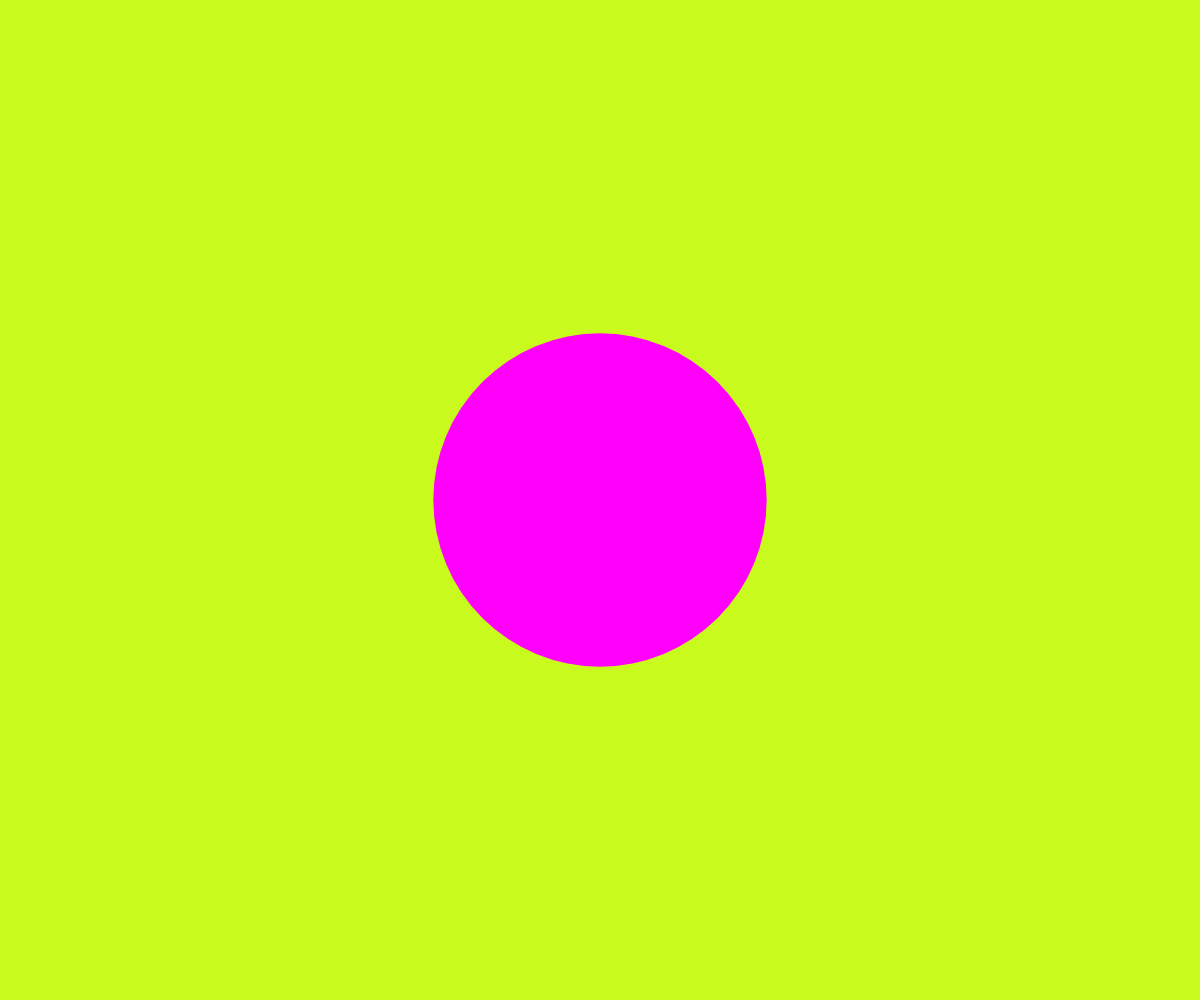
Frame 1 (no input)
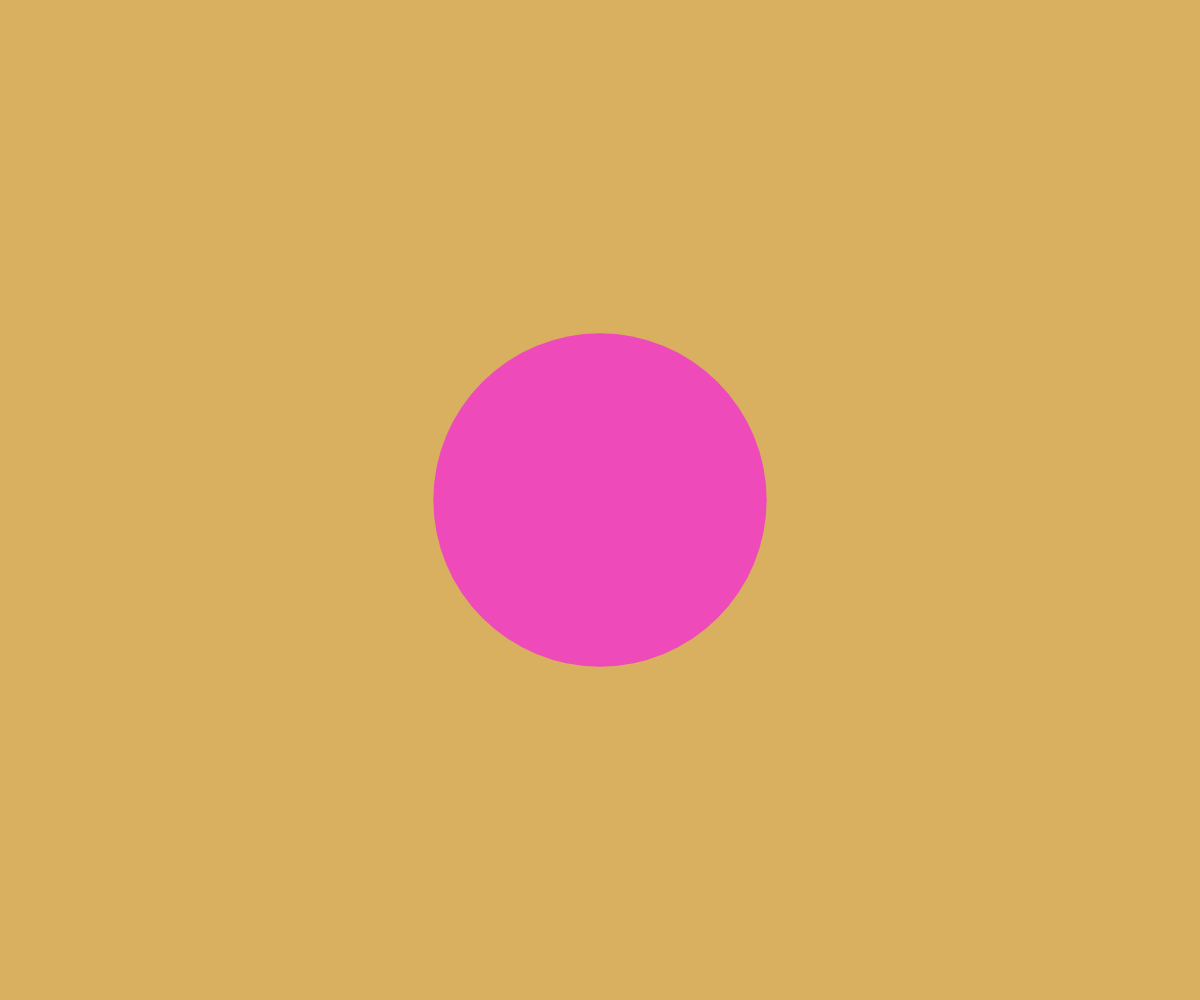
Frame 60 (no input)
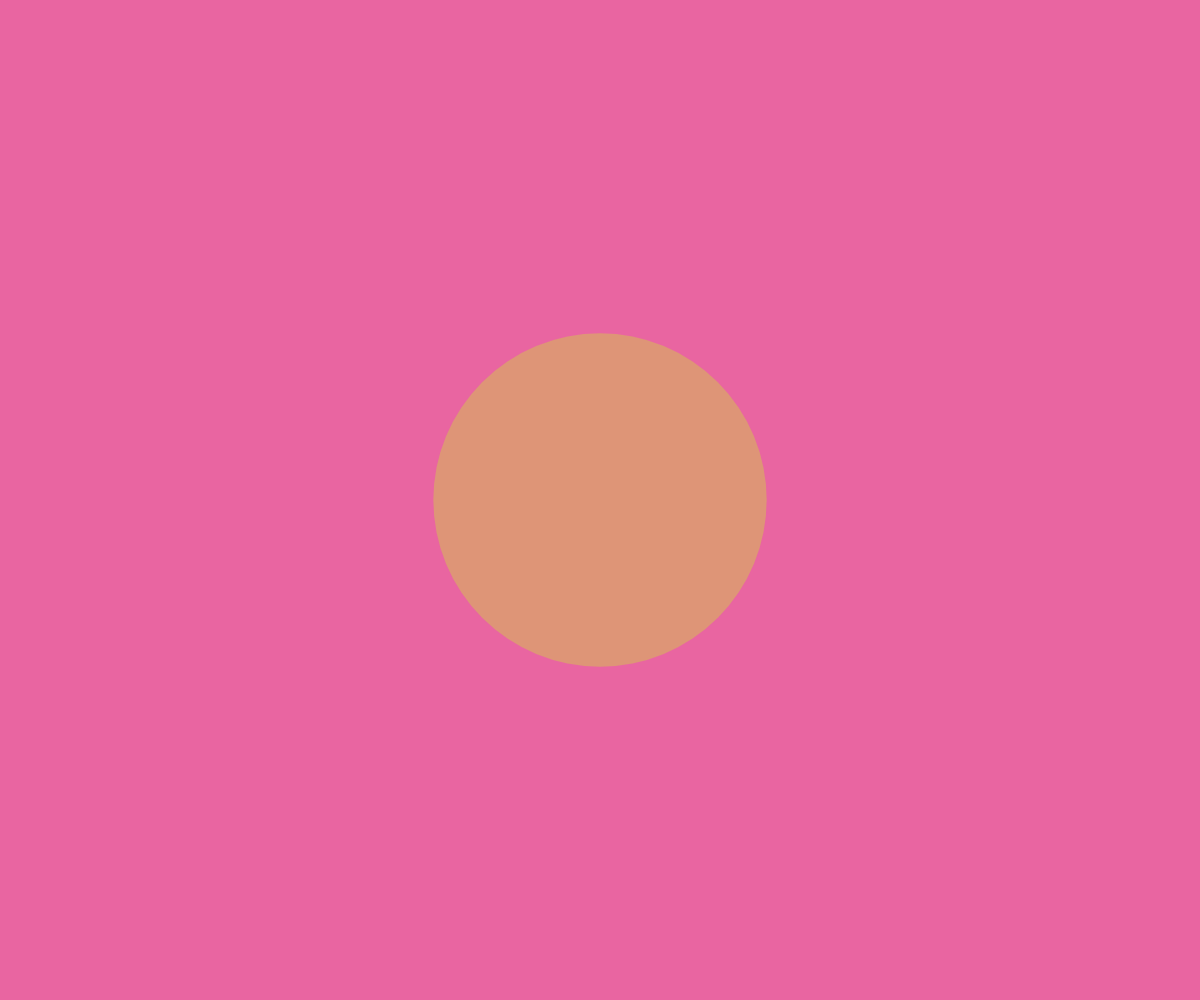
Frame 120 (the mouse pressed at the canvas centre since frame 60)

The p5.js sketch that drew these frames (run headless with seeded random() and noise() and a simulated clock; from frame 60 on, the mouse is pressed at the canvas centre):

// p5.js sketch
// ── sketch.js
/*
 * Creation & Computation - Digital Futures, OCAD University
 * Kate Hartman / Nick Puckett
 * 
 * Fade between 2 colors
 * adapted from the LED fading arduino example
 * 
 */


var fadeRate = 10;        //the time between updates in milliseconds
var fadeIncrement = 0.005;    // how much to change the brightness each cycle 


var color1;
var color2;
var xFadeVal = 0;

var lastTimeYouChanged = 0;  //this stores the time of the last change


function setup() {
               

  createCanvas(windowWidth, windowHeight);
  color1 = color(255,0,250);
  color2 = color(200,250,30);
}

function draw() 
{

background(lerpColor(color2,color1,xFadeVal));

fill(lerpColor(color1,color2,xFadeVal));
noStroke();
ellipse(width/2,height/2,height/3,height/3);

if(millis()-lastTimeYouChanged>=fadeRate) //this very simple statement is the timer,
{                                          //it subtracts the value of the moment in time the last blink happened, and sees if that number is larger than your set blinking value

xFadeVal += fadeIncrement;

  if (xFadeVal <= 0 || xFadeVal >= 1) {
    fadeIncrement = -fadeIncrement;
  }

lastTimeYouChanged = millis();            //save the value in time that this switch occured, so we can use it again.
   
}



}


function windowResized() 
{
  resizeCanvas(windowWidth, windowHeight);
}
